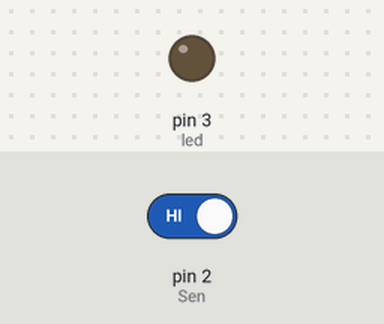
This sketch was run on a simulated Arduino Uno, built with avr-gcc and run on an emulated ATmega328P. Shown: output pins drawn as LEDs (lit = HIGH). The test bench sets the inputs (shaded band); at power-on: pin 2 (Sen) HIGH.

Above: at 1.2 s.
1.3 s: pin 2 (Sen) driven LOW
At 2.1 s:
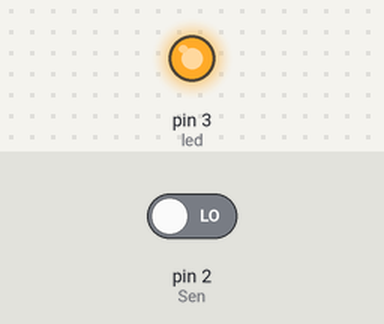
4.3 s: pin 2 (Sen) driven HIGH
At 4.9 s:
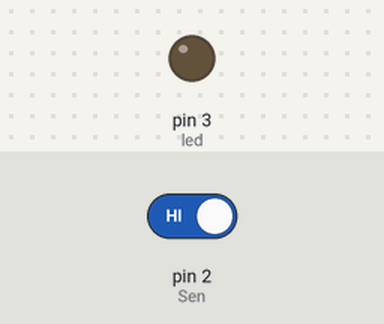
Timing chart, 0 to 7.3 s (numbered marks = the images above; inputs shaded):
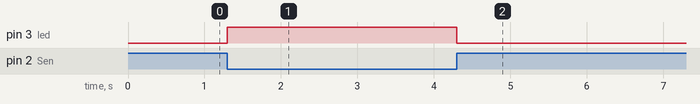

Measured:
- after the input at 1.3 s, pin 3 (led): LOW → HIGH at once
- after the input at 4.3 s, pin 3 (led): HIGH → LOW at once

The sketch:

KY_002.ino
```cpp
#define Sen 2 //Se define el pin del sensor
#define led 3   //Se define el pin del led
bool ESTADO;    //Se crea el estado
void setup() {
  pinMode(Sen,INPUT);   //Se declara como entrada el sensor
  pinMode(led,OUTPUT);  //Se declara el led como salida
}

void loop() {
  ESTADO=digitalRead(Sen);    //El estado será igual a lo que se lea dcdel sensor
  if(ESTADO==LOW){    //Si el estado es bajo
    digitalWrite(led,HIGH);   //Se enciennde el led
delay(1000);    //Por 1 segundo
}
digitalWrite(led,LOW);    //Sino, se apaga
}
```
